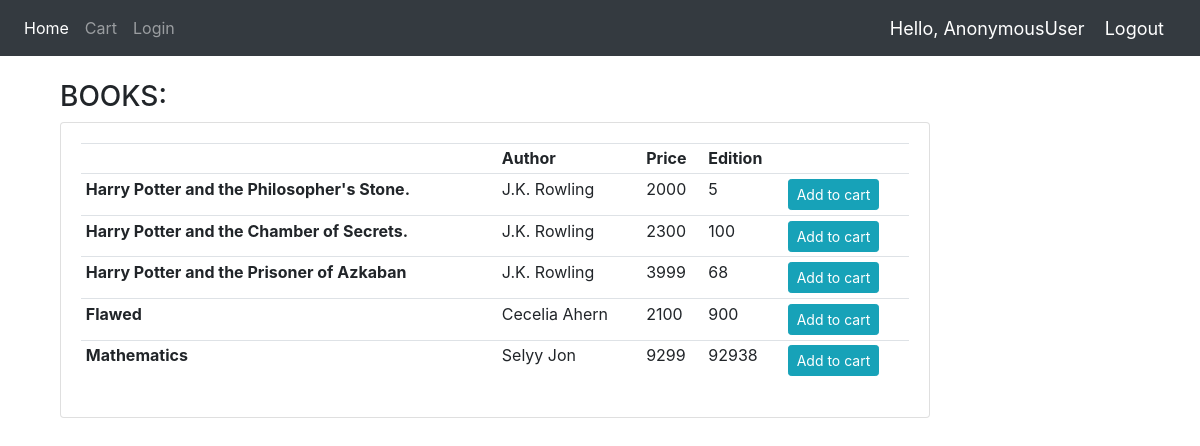
The page / on the database its author committed.
### book/models.py (models this page shows, shortened)
class Book(models.Model):
    title=models.CharField(max_length=200,null=True)
    Author=models.CharField(max_length=200,null=True)
    Price=models.IntegerField()
    Edition=models.IntegerField()

### book/views.py (the view)
# urls.py: path('', home,name='home'),
def home(request):
    books=Book.objects.all()
    context={'books':books}
    if request.user.is_staff:
        return render(request,'book/home.html',context)
    else:
        return render(request,'book/home.html',context)

### book/templates/book/home.html
{% extends 'book/main.html' %}
{% block content %}
<br>
<div class="container">
<div class="container row">
	<div class="col-lg-10">
		<h3>BOOKS:</h3>
		<div class="card card-body">
			<table class="table table-sm">
				<tr>
					<th><Title></Title></th>
					<th>Author</th>
					<th>Price</th>
                    <th>Edition</th>
                    <th></th>
				</tr>
                {% for book in books %}
		        <tr>
					<td><b>{{book.title}}</b> </td>
                    <td>{{book.Author}} </td>
					<td>{{book.Price}} </td>
					<td> {{book.Edition}} </td>
                    <td><a class="btn btn-sm btn-info" href="{% url 'addtocart' book.id %}">Add to cart</a> </td>
				</tr>
				{% endfor %}
			</table>
		</div>
	</div>
</div>
{% endblock %}

### book/templates/book/main.html (shortened to what this page needs)
{% load static %}
<html>
    <head>
        <link rel="stylesheet" href="https://stackpath.bootstrapcdn.com/bootstrap/4.5.0/css/bootstrap.min.css">
    </head>
    <body>
        {% include 'book/navbar.html' %}
        {% block content %}
        {% endblock %}
        <br>
    </body>
</html>

### book/templates/book/navbar.html (shortened to what this page needs)
{% load static %}
<nav class="navbar navbar-expand-lg navbar-dark bg-dark">
  <div class="collapse navbar-collapse" id="navbarNav">
    <ul class="navbar-nav">
      <li class="nav-item active">
        <a class="nav-link" href="{% url 'home' %}">Home</a>
      </li>
      {% if request.user.is_staff %}
      </li>
      <li class="nav-item active">
        <a class="nav-link" href="{% url 'addbook' %}">Add Books</a>
      </li>
      {% else %}
      <li class="nav-item">
        <a class="nav-link" href="{% url 'viewcart' %}">Cart</a>
      </li>
      {% endif %}
      <li class="nav-item">
        <a class="nav-link" href="{% url 'login' %}">Login</a>
      </li>
    </ul>
  </div>
  <span class="hello-msg">Hello, {{request.user}}</span>
  <span ><a  class="hello-msg" href="{% url 'logout' %}">Logout</a></span>
</nav>

### book/templates/book/navbar.html (style rules this page uses)
.hello-msg { font-size: 18px; color: #fff; margin-right: 20px; }

### rows shown on the page
Book: title "Harry Potter and the Philosopher's Stone.", Author "J.K. Rowling", Price "2000", Edition "5"
Book: title "Harry Potter and the Chamber of Secrets.", Author "J.K. Rowling", Price "2300", Edition "100"
Book: title "Harry Potter and the Prisoner of Azkaban", Author "J.K. Rowling", Price "3999", Edition "68"
Book: title "Flawed", Author "Cecelia Ahern", Price "2100", Edition "900"
Book: title "Mathematics", Author "Selyy Jon", Price "9299", Edition "92938"

### other values the page prints
{{ request.user }} "AnonymousUser"
